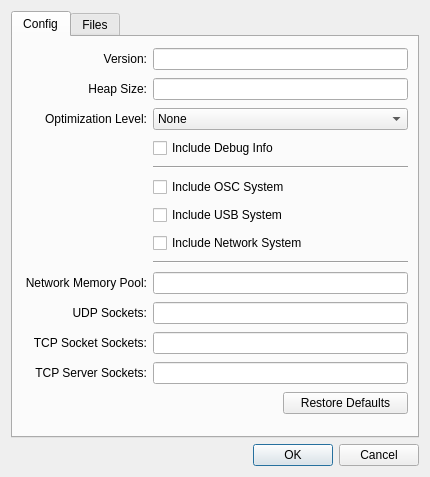
<ui version="4.0" >
 <class>ProjectInfoUi</class>
 <widget class="QDialog" name="ProjectInfoUi" >
  <property name="geometry" >
   <rect>
    <x>0</x>
    <y>0</y>
    <width>430</width>
    <height>477</height>
   </rect>
  </property>
  <property name="windowTitle" >
   <string>Project Info</string>
  </property>
  <layout class="QVBoxLayout" name="verticalLayout" >
   <item>
    <widget class="QTabWidget" name="tabWidget" >
     <property name="currentIndex" >
      <number>0</number>
     </property>
     <widget class="QWidget" name="tab" >
      <property name="geometry" >
       <rect>
        <x>0</x>
        <y>0</y>
        <width>400</width>
        <height>398</height>
       </rect>
      </property>
      <attribute name="title" >
       <string>Config</string>
      </attribute>
      <layout class="QGridLayout" name="gridLayout" >
       <item row="0" column="0" >
        <widget class="QLabel" name="label" >
         <property name="toolTip" >
          <string>A version number for your project.</string>
         </property>
         <property name="text" >
          <string>Version:</string>
         </property>
         <property name="alignment" >
          <set>Qt::AlignRight|Qt::AlignTrailing|Qt::AlignVCenter</set>
         </property>
         <property name="buddy" >
          <cstring>versionEdit</cstring>
         </property>
        </widget>
       </item>
       <item row="0" column="1" colspan="2" >
        <widget class="QLineEdit" name="versionEdit" />
       </item>
       <item row="1" column="0" >
        <widget class="QLabel" name="label_2" >
         <property name="toolTip" >
          <string>The amount of memory available to your project at run time.
Generally, make this as high as you can until the project won't build.</string>
         </property>
         <property name="text" >
          <string>Heap Size:</string>
         </property>
         <property name="alignment" >
          <set>Qt::AlignRight|Qt::AlignTrailing|Qt::AlignVCenter</set>
         </property>
         <property name="buddy" >
          <cstring>heapSizeEdit</cstring>
         </property>
        </widget>
       </item>
       <item row="1" column="1" colspan="2" >
        <widget class="QLineEdit" name="heapSizeEdit" />
       </item>
       <item row="2" column="0" >
        <widget class="QLabel" name="label_3" >
         <property name="toolTip" >
          <string>Optimized code is generally smaller and faster.</string>
         </property>
         <property name="text" >
          <string>Optimization Level:</string>
         </property>
         <property name="alignment" >
          <set>Qt::AlignRight|Qt::AlignTrailing|Qt::AlignVCenter</set>
         </property>
         <property name="buddy" >
          <cstring>optLevelBox</cstring>
         </property>
        </widget>
       </item>
       <item row="2" column="1" colspan="2" >
        <widget class="QComboBox" name="optLevelBox" >
         <item>
          <property name="text" >
           <string>None</string>
          </property>
         </item>
         <item>
          <property name="text" >
           <string>Level 1 (-O1)</string>
          </property>
         </item>
         <item>
          <property name="text" >
           <string>Level 2 (-O2)</string>
          </property>
         </item>
         <item>
          <property name="text" >
           <string>Optimize For Size (-Os)</string>
          </property>
         </item>
         <item>
          <property name="text" >
           <string>Optimize For Speed (-O3)</string>
          </property>
         </item>
        </widget>
       </item>
       <item row="3" column="1" colspan="2" >
        <widget class="QCheckBox" name="debugInfoCheckbox" >
         <property name="toolTip" >
          <string>Include debugging info in your build.  Makes your project bigger.</string>
         </property>
         <property name="text" >
          <string>Include Debug Info</string>
         </property>
        </widget>
       </item>
       <item row="4" column="1" colspan="2" >
        <widget class="Line" name="line" >
         <property name="orientation" >
          <enum>Qt::Horizontal</enum>
         </property>
        </widget>
       </item>
       <item row="5" column="1" colspan="2" >
        <widget class="QCheckBox" name="oscBox" >
         <property name="text" >
          <string>Include OSC System</string>
         </property>
        </widget>
       </item>
       <item row="6" column="1" colspan="2" >
        <widget class="QCheckBox" name="usbBox" >
         <property name="text" >
          <string>Include USB System</string>
         </property>
        </widget>
       </item>
       <item row="7" column="1" colspan="2" >
        <widget class="QCheckBox" name="networkBox" >
         <property name="text" >
          <string>Include Network System</string>
         </property>
        </widget>
       </item>
       <item row="8" column="1" colspan="2" >
        <widget class="Line" name="line_2" >
         <property name="orientation" >
          <enum>Qt::Horizontal</enum>
         </property>
        </widget>
       </item>
       <item row="9" column="0" >
        <widget class="QLabel" name="networkMempoolLabel" >
         <property name="enabled" >
          <bool>true</bool>
         </property>
         <property name="text" >
          <string>Network Memory Pool:</string>
         </property>
         <property name="alignment" >
          <set>Qt::AlignRight|Qt::AlignTrailing|Qt::AlignVCenter</set>
         </property>
         <property name="buddy" >
          <cstring>networkMempoolEdit</cstring>
         </property>
        </widget>
       </item>
       <item row="9" column="1" colspan="2" >
        <widget class="QLineEdit" name="networkMempoolEdit" />
       </item>
       <item row="10" column="0" >
        <widget class="QLabel" name="udpSocketLabel" >
         <property name="text" >
          <string>UDP Sockets:</string>
         </property>
         <property name="alignment" >
          <set>Qt::AlignRight|Qt::AlignTrailing|Qt::AlignVCenter</set>
         </property>
         <property name="buddy" >
          <cstring>udpSocketEdit</cstring>
         </property>
        </widget>
       </item>
       <item row="10" column="1" colspan="2" >
        <widget class="QLineEdit" name="udpSocketEdit" />
       </item>
       <item row="11" column="0" >
        <widget class="QLabel" name="tcpSocketLabel" >
         <property name="text" >
          <string>TCP Socket Sockets:</string>
         </property>
         <property name="alignment" >
          <set>Qt::AlignRight|Qt::AlignTrailing|Qt::AlignVCenter</set>
         </property>
         <property name="buddy" >
          <cstring>tcpSocketEdit</cstring>
         </property>
        </widget>
       </item>
       <item row="11" column="1" colspan="2" >
        <widget class="QLineEdit" name="tcpSocketEdit" />
       </item>
       <item row="12" column="0" >
        <widget class="QLabel" name="tcpServerLabel" >
         <property name="text" >
          <string>TCP Server Sockets:</string>
         </property>
         <property name="alignment" >
          <set>Qt::AlignRight|Qt::AlignTrailing|Qt::AlignVCenter</set>
         </property>
         <property name="buddy" >
          <cstring>tcpServerEdit</cstring>
         </property>
        </widget>
       </item>
       <item row="12" column="1" colspan="2" >
        <widget class="QLineEdit" name="tcpServerEdit" />
       </item>
       <item row="13" column="2" >
        <widget class="QPushButton" name="defaultsButton" >
         <property name="text" >
          <string>Restore Defaults</string>
         </property>
        </widget>
       </item>
      </layout>
     </widget>
     <widget class="QWidget" name="tab_2" >
      <property name="geometry" >
       <rect>
        <x>0</x>
        <y>0</y>
        <width>400</width>
        <height>398</height>
       </rect>
      </property>
      <attribute name="title" >
       <string>Files</string>
      </attribute>
      <layout class="QVBoxLayout" name="verticalLayout_2" >
       <item>
        <widget class="FileBrowser" name="fileBrowser" >
         <property name="uniformRowHeights" >
          <bool>true</bool>
         </property>
         <property name="animated" >
          <bool>false</bool>
         </property>
         <column>
          <property name="text" >
           <string>File</string>
          </property>
         </column>
         <column>
          <property name="text" >
           <string>Build Type</string>
          </property>
         </column>
        </widget>
       </item>
      </layout>
     </widget>
    </widget>
   </item>
   <item>
    <widget class="QDialogButtonBox" name="buttonBox" >
     <property name="orientation" >
      <enum>Qt::Horizontal</enum>
     </property>
     <property name="standardButtons" >
      <set>QDialogButtonBox::Cancel|QDialogButtonBox::Ok</set>
     </property>
    </widget>
   </item>
  </layout>
 </widget>
 <customwidgets>
  <customwidget>
   <class>FileBrowser</class>
   <extends>QTreeWidget</extends>
   <header>ProjectInfo.h</header>
  </customwidget>
 </customwidgets>
 <resources/>
 <connections/>
</ui>
